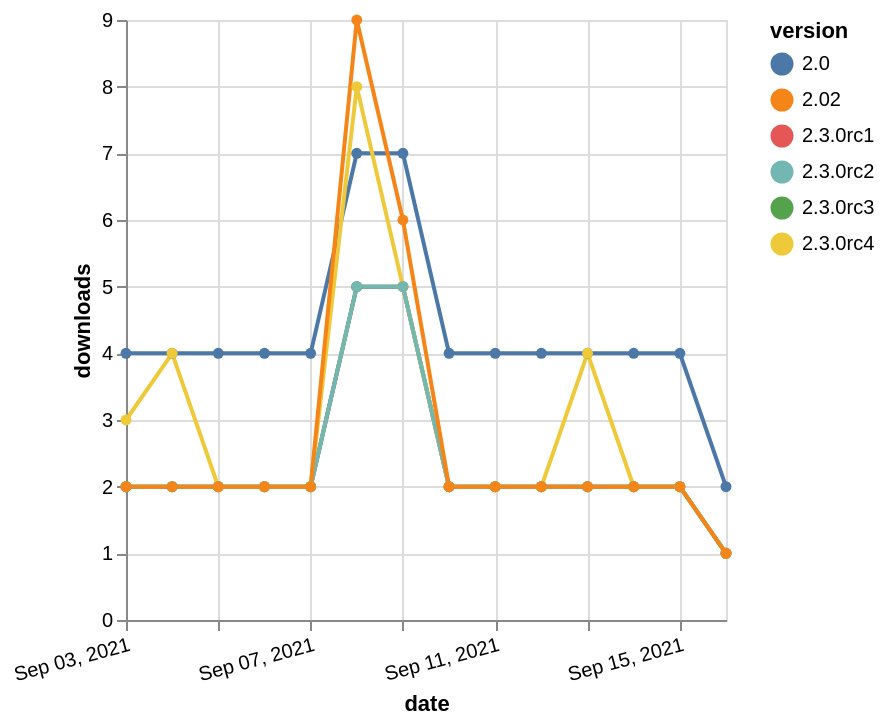

Vega-Lite specification for this chart:
### Vega-Lite specification from a JSON file in a GitHub repository (floating-point values rounded to 4 significant figures)
{"$schema": "https://vega.github.io/schema/vega-lite/v5.json", "description": "A simple bar chart with embedded data.", "data": {"values": [{"date": "2021-09-03", "total": 5862, "delta": 4, "version": "2.0"}, {"date": "2021-09-04", "total": 5866, "delta": 4, "version": "2.0"}, {"date": "2021-09-05", "total": 5870, "delta": 4, "version": "2.0"}, {"date": "2021-09-06", "total": 5874, "delta": 4, "version": "2.0"}, {"date": "2021-09-07", "total": 5878, "delta": 4, "version": "2.0"}, {"date": "2021-09-08", "total": 5885, "delta": 7, "version": "2.0"}, {"date": "2021-09-09", "total": 5892, "delta": 7, "version": "2.0"}, {"date": "2021-09-10", "total": 5896, "delta": 4, "version": "2.0"}, {"date": "2021-09-11", "total": 5900, "delta": 4, "version": "2.0"}, {"date": "2021-09-12", "total": 5904, "delta": 4, "version": "2.0"}, {"date": "2021-09-13", "total": 5908, "delta": 4, "version": "2.0"}, {"date": "2021-09-14", "total": 5912, "delta": 4, "version": "2.0"}, {"date": "2021-09-15", "total": 5916, "delta": 4, "version": "2.0"}, {"date": "2021-09-16", "total": 5918, "delta": 2, "version": "2.0"}, {"date": "2021-09-03", "total": 3553, "delta": 2, "version": "2.3.0rc1"}, {"date": "2021-09-04", "total": 3555, "delta": 2, "version": "2.3.0rc1"}, {"date": "2021-09-05", "total": 3557, "delta": 2, "version": "2.3.0rc1"}, {"date": "2021-09-06", "total": 3559, "delta": 2, "version": "2.3.0rc1"}, {"date": "2021-09-07", "total": 3561, "delta": 2, "version": "2.3.0rc1"}, {"date": "2021-09-08", "total": 3566, "delta": 5, "version": "2.3.0rc1"}, {"date": "2021-09-09", "total": 3571, "delta": 5, "version": "2.3.0rc1"}, {"date": "2021-09-10", "total": 3573, "delta": 2, "version": "2.3.0rc1"}, {"date": "2021-09-11", "total": 3575, "delta": 2, "version": "2.3.0rc1"}, {"date": "2021-09-12", "total": 3577, "delta": 2, "version": "2.3.0rc1"}, {"date": "2021-09-13", "total": 3579, "delta": 2, "version": "2.3.0rc1"}, {"date": "2021-09-14", "total": 3581, "delta": 2, "version": "2.3.0rc1"}, {"date": "2021-09-15", "total": 3583, "delta": 2, "version": "2.3.0rc1"}, {"date": "2021-09-16", "total": 3584, "delta": 1, "version": "2.3.0rc1"}, {"date": "2021-09-03", "total": 3640, "delta": 2, "version": "2.3.0rc3"}, {"date": "2021-09-04", "total": 3642, "delta": 2, "version": "2.3.0rc3"}, {"date": "2021-09-05", "total": 3644, "delta": 2, "version": "2.3.0rc3"}, {"date": "2021-09-06", "total": 3646, "delta": 2, "version": "2.3.0rc3"}, {"date": "2021-09-07", "total": 3648, "delta": 2, "version": "2.3.0rc3"}, {"date": "2021-09-08", "total": 3653, "delta": 5, "version": "2.3.0rc3"}, {"date": "2021-09-09", "total": 3658, "delta": 5, "version": "2.3.0rc3"}, {"date": "2021-09-10", "total": 3660, "delta": 2, "version": "2.3.0rc3"}, {"date": "2021-09-11", "total": 3662, "delta": 2, "version": "2.3.0rc3"}, {"date": "2021-09-12", "total": 3664, "delta": 2, "version": "2.3.0rc3"}, {"date": "2021-09-13", "total": 3666, "delta": 2, "version": "2.3.0rc3"}, {"date": "2021-09-14", "total": 3668, "delta": 2, "version": "2.3.0rc3"}, {"date": "2021-09-15", "total": 3670, "delta": 2, "version": "2.3.0rc3"}, {"date": "2021-09-16", "total": 3671, "delta": 1, "version": "2.3.0rc3"}, {"date": "2021-09-03", "total": 4136, "delta": 3, "version": "2.3.0rc4"}, {"date": "2021-09-04", "total": 4140, "delta": 4, "version": "2.3.0rc4"}, {"date": "2021-09-05", "total": 4142, "delta": 2, "version": "2.3.0rc4"}, {"date": "2021-09-06", "total": 4144, "delta": 2, "version": "2.3.0rc4"}, {"date": "2021-09-07", "total": 4146, "delta": 2, "version": "2.3.0rc4"}, {"date": "2021-09-08", "total": 4154, "delta": 8, "version": "2.3.0rc4"}, {"date": "2021-09-09", "total": 4159, "delta": 5, "version": "2.3.0rc4"}, {"date": "2021-09-10", "total": 4161, "delta": 2, "version": "2.3.0rc4"}, {"date": "2021-09-11", "total": 4163, "delta": 2, "version": "2.3.0rc4"}, {"date": "2021-09-12", "total": 4165, "delta": 2, "version": "2.3.0rc4"}, {"date": "2021-09-13", "total": 4169, "delta": 4, "version": "2.3.0rc4"}, {"date": "2021-09-14", "total": 4171, "delta": 2, "version": "2.3.0rc4"}, {"date": "2021-09-15", "total": 4173, "delta": 2, "version": "2.3.0rc4"}, {"date": "2021-09-16", "total": 4174, "delta": 1, "version": "2.3.0rc4"}, {"date": "2021-09-03", "total": 3617, "delta": 2, "version": "2.3.0rc2"}, {"date": "2021-09-04", "total": 3619, "delta": 2, "version": "2.3.0rc2"}, {"date": "2021-09-05", "total": 3621, "delta": 2, "version": "2.3.0rc2"}, {"date": "2021-09-06", "total": 3623, "delta": 2, "version": "2.3.0rc2"}, {"date": "2021-09-07", "total": 3625, "delta": 2, "version": "2.3.0rc2"}, {"date": "2021-09-08", "total": 3630, "delta": 5, "version": "2.3.0rc2"}, {"date": "2021-09-09", "total": 3635, "delta": 5, "version": "2.3.0rc2"}, {"date": "2021-09-10", "total": 3637, "delta": 2, "version": "2.3.0rc2"}, {"date": "2021-09-11", "total": 3639, "delta": 2, "version": "2.3.0rc2"}, {"date": "2021-09-12", "total": 3641, "delta": 2, "version": "2.3.0rc2"}, {"date": "2021-09-13", "total": 3643, "delta": 2, "version": "2.3.0rc2"}, {"date": "2021-09-14", "total": 3645, "delta": 2, "version": "2.3.0rc2"}, {"date": "2021-09-15", "total": 3647, "delta": 2, "version": "2.3.0rc2"}, {"date": "2021-09-16", "total": 3648, "delta": 1, "version": "2.3.0rc2"}, {"date": "2021-09-03", "total": 5310, "delta": 2, "version": "2.02"}, {"date": "2021-09-04", "total": 5312, "delta": 2, "version": "2.02"}, {"date": "2021-09-05", "total": 5314, "delta": 2, "version": "2.02"}, {"date": "2021-09-06", "total": 5316, "delta": 2, "version": "2.02"}, {"date": "2021-09-07", "total": 5318, "delta": 2, "version": "2.02"}, {"date": "2021-09-08", "total": 5327, "delta": 9, "version": "2.02"}, {"date": "2021-09-09", "total": 5333, "delta": 6, "version": "2.02"}, {"date": "2021-09-10", "total": 5335, "delta": 2, "version": "2.02"}, {"date": "2021-09-11", "total": 5337, "delta": 2, "version": "2.02"}, {"date": "2021-09-12", "total": 5339, "delta": 2, "version": "2.02"}, {"date": "2021-09-13", "total": 5341, "delta": 2, "version": "2.02"}, {"date": "2021-09-14", "total": 5343, "delta": 2, "version": "2.02"}, {"date": "2021-09-15", "total": 5345, "delta": 2, "version": "2.02"}, {"date": "2021-09-16", "total": 5346, "delta": 1, "version": "2.02"}]}, "width": "container", "mark": {"type": "line", "point": {"filled": true}}, "encoding": {"x": {"field": "date", "type": "temporal", "timeUnit": "yearmonthdate", "title": "date", "axis": {"labelAngle": -15}}, "y": {"field": "delta", "type": "quantitative", "title": "downloads"}, "color": {"field": "version", "type": "nominal"}, "tooltip": {"field": "delta"}}}
